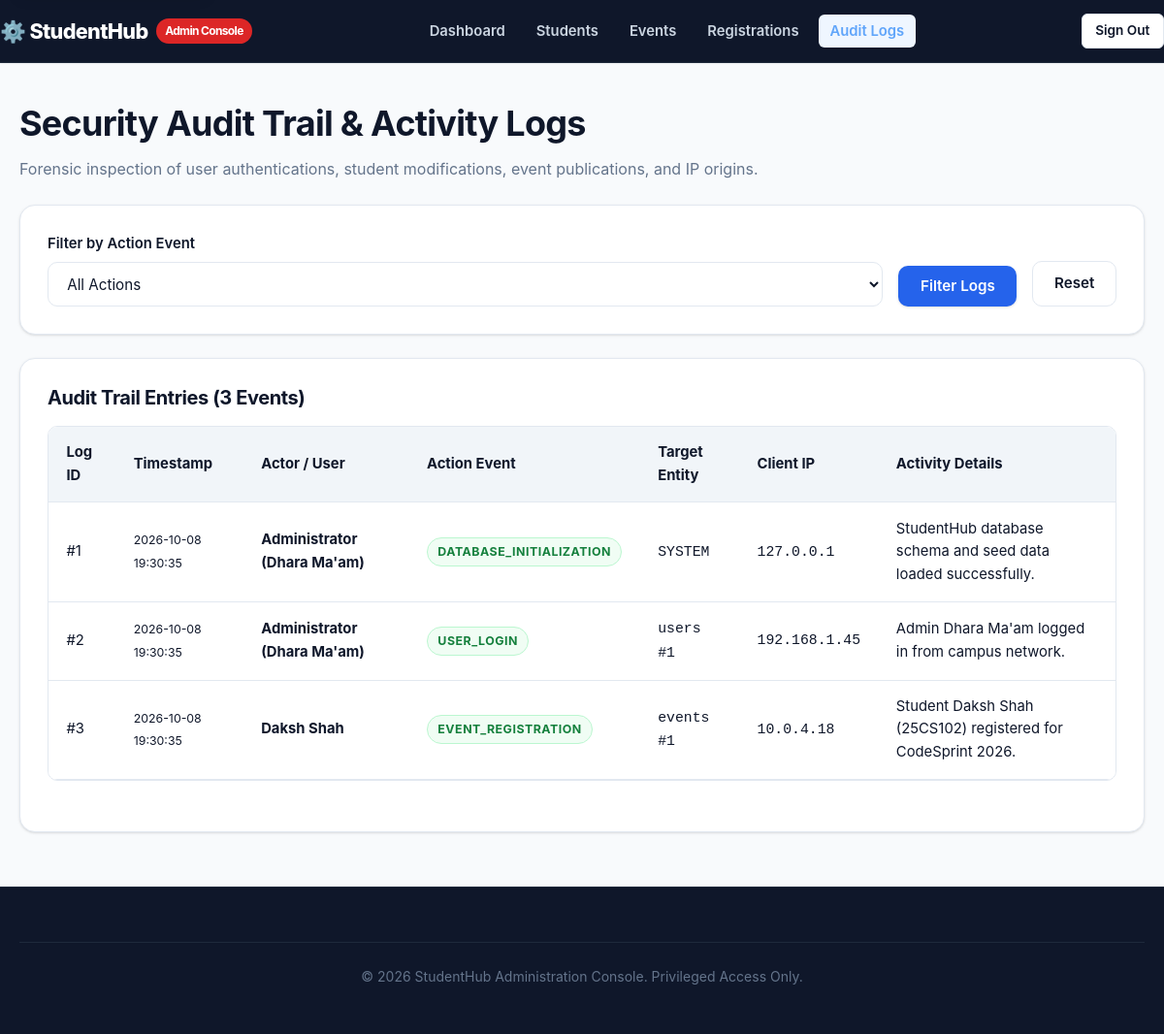
The app's page /admin/audit-logs.php (signed in) with its own data.
### tables this page shows
CREATE TABLE IF NOT EXISTS `audit_logs` (
  `id` INT AUTO_INCREMENT PRIMARY KEY,
  `user_id` INT NULL,
  `action` VARCHAR(100) NOT NULL,
  `entity` VARCHAR(50) NOT NULL,
  `entity_id` INT NULL,
  `ip_address` VARCHAR(45) NOT NULL,
  `details` TEXT NULL,
  `created_at` TIMESTAMP DEFAULT CURRENT_TIMESTAMP,
  INDEX `idx_audit_user` (`user_id`),
  INDEX `idx_audit_action` (`action`),
  INDEX `idx_audit_created` (`created_at`)
);

CREATE TABLE IF NOT EXISTS `users` (
  `id` INT AUTO_INCREMENT PRIMARY KEY,
  `name` VARCHAR(100) NOT NULL,
  `email` VARCHAR(100) NOT NULL UNIQUE,
  `password` VARCHAR(255) NOT NULL,
  `role` ENUM('student', 'admin') NOT NULL DEFAULT 'student',
  `created_at` TIMESTAMP DEFAULT CURRENT_TIMESTAMP,
  INDEX `idx_users_email` (`email`),
  INDEX `idx_users_role` (`role`)
);

### php/db.php (called while the page is built, shortened)
<?php
if (!isset($db_connected)) {
    $db_connected = true;
}
?>

### admin/audit-logs.php (the view, shortened to what this page needs)
<?php
require_once __DIR__ . '/../php/admin-auth.php';
$actionFilter = trim($_GET['action_filter'] ?? 'all');
$logs = [];
if ($db_connected && isset($conn)) {
    $sql = "SELECT a.id, a.user_id, a.action, a.entity, a.entity_id, a.ip_address, a.details, a.created_at, u.name as user_name
            FROM audit_logs a
            LEFT JOIN users u ON a.user_id = u.id
            WHERE 1=1";
    if ($actionFilter !== 'all' && !empty($actionFilter)) {
        $sql .= " AND a.action = ? ORDER BY a.created_at DESC LIMIT 50";
        $stmt = $conn->prepare($sql);
        $stmt->bind_param("s", $actionFilter);
        $stmt->execute();
        $res = $stmt->get_result();
    } else {
        $sql .= " ORDER BY a.created_at DESC LIMIT 50";
        $res = $conn->query($sql);
    }
    if ($res) {
        while ($row = $res->fetch_assoc()) {
            $logs[] = $row;
        }
    }
}
?>
<!DOCTYPE html>
<html lang="en">
<head>
    <link rel="stylesheet" href="../css/style.css">
    <link rel="stylesheet" href="../css/responsive.css">
    <link rel="stylesheet" href="../css/admin.css">
</head>
<body>
    <header class="site-header" style="background-color: var(--secondary-900); border-bottom: 1px solid var(--secondary-800);">
        <div class="container header-inner">
            <a href="index.php" class="brand-logo" style="color: #ffffff;">
                ⚙️ StudentHub <span class="brand-badge" style="background-color: #dc2626; color: #ffffff;">Admin Console</span>
            </a>
            <nav class="main-nav">
                <ul>
                    <li><a href="index.php" style="color: #cbd5e1;">Dashboard</a></li>
                    <li><a href="students.php" style="color: #cbd5e1;">Students</a></li>
                    <li><a href="events.php" style="color: #cbd5e1;">Events</a></li>
                    <li><a href="registrations.php" style="color: #cbd5e1;">Registrations</a></li>
                    <li><a href="audit-logs.php" class="active" style="color: #60a5fa;">Audit Logs</a></li>
                </ul>
            </nav>
            <div class="nav-cta-group">
                <a href="../php/logout.php" class="btn btn-secondary btn-sm">Sign Out</a>
            </div>
        </div>
    </header>
    <main id="main-content">
        <div class="container">
            <header style="margin-bottom: 1.5rem;">
                <h1>Security Audit Trail & Activity Logs</h1>
                <p>Forensic inspection of user authentications, student modifications, event publications, and IP origins.</p>
            </header>
            <section class="card" style="margin-bottom: 1.5rem;">
                <form action="audit-logs.php" method="GET" style="display:flex; gap:1rem; align-items:flex-end; flex-wrap:wrap;">
                    <div class="form-group" style="margin-bottom:0; flex:1; min-width:240px;">
                        <label for="action_filter">Filter by Action Event</label>
                        <select id="action_filter" name="action_filter" class="form-control">
                            <option value="all" <?php echo $actionFilter==='all'?'selected':''; ?>>All Actions</option>
                        </select>
                    </div>
                    <button type="submit" class="btn btn-primary">Filter Logs</button>
                    <a href="audit-logs.php" class="btn btn-secondary">Reset</a>
                </form>
            </section>
            <section class="card">
                <h2 style="font-size: 1.25rem; margin-bottom: 1rem;">Audit Trail Entries (<?php echo count($logs); ?> Events)</h2>
                <div class="table-responsive">
                    <table>
                        <thead>
                            <tr>
                                <th scope="col">Log ID</th>
                                <th scope="col">Timestamp</th>
                                <th scope="col">Actor / User</th>
                                <th scope="col">Action Event</th>
                                <th scope="col">Target Entity</th>
                                <th scope="col">Client IP</th>
                                <th scope="col">Activity Details</th>
                            </tr>
                        </thead>
                        <tbody>
                            <?php foreach ($logs as $l): ?>
                                <tr>
                                    <td>#<?php echo htmlspecialchars($l['id'], ENT_QUOTES, 'UTF-8'); ?></td>
                                    <td><small><?php echo htmlspecialchars($l['created_at'], ENT_QUOTES, 'UTF-8'); ?></small></td>
                                    <td><strong><?php echo htmlspecialchars($l['user_name'] ?? ('User #' . ($l['user_id'] ?? 'Guest')), ENT_QUOTES, 'UTF-8'); ?></strong></td>
                                    <td><span class="status-badge status-confirmed"><?php echo htmlspecialchars($l['action'], ENT_QUOTES, 'UTF-8'); ?></span></td>
                                    <td><code><?php echo htmlspecialchars($l['entity'] . ($l['entity_id'] ? (' #' . $l['entity_id']) : ''), ENT_QUOTES, 'UTF-8'); ?></code></td>
                                    <td><code><?php echo htmlspecialchars($l['ip_address'], ENT_QUOTES, 'UTF-8'); ?></code></td>
                                    <td><?php echo htmlspecialchars($l['details'] ?? '', ENT_QUOTES, 'UTF-8'); ?></td>
                                </tr>
                            <?php endforeach; ?>
                        </tbody>
                    </table>
                </div>
            </section>
        </div>
    </main>
    <footer class="site-footer">
        <div class="container">
            <div class="footer-bottom">
                <p>&copy; 2026 StudentHub Administration Console. Privileged Access Only.</p>
            </div>
        </div>
    </footer>
</body>
</html>

### records on screen
audit_logs: id "1", created_at "2026-10-08 19:30:35", user.name "Administrator (Dhara Ma'am)", action "DATABASE_INITIALIZATION", entity "SYSTEM", ip_address "127.0.0.1", details "StudentHub database schema and seed data loaded successfully."
audit_logs: id "2", created_at "2026-10-08 19:30:35", user.name "Administrator (Dhara Ma'am)", action "USER_LOGIN", entity+entity "users #1", ip_address "192.168.1.45", details "Admin Dhara Ma'am logged in from campus network."
audit_logs: id "3", created_at "2026-10-08 19:30:35", user.name "Daksh Shah", action "EVENT_REGISTRATION", entity+entity "events #1", ip_address "10.0.4.18", details "Student Daksh Shah (25CS102) registered for CodeSprint 2026."

### other values on screen
count($logs) "3"
